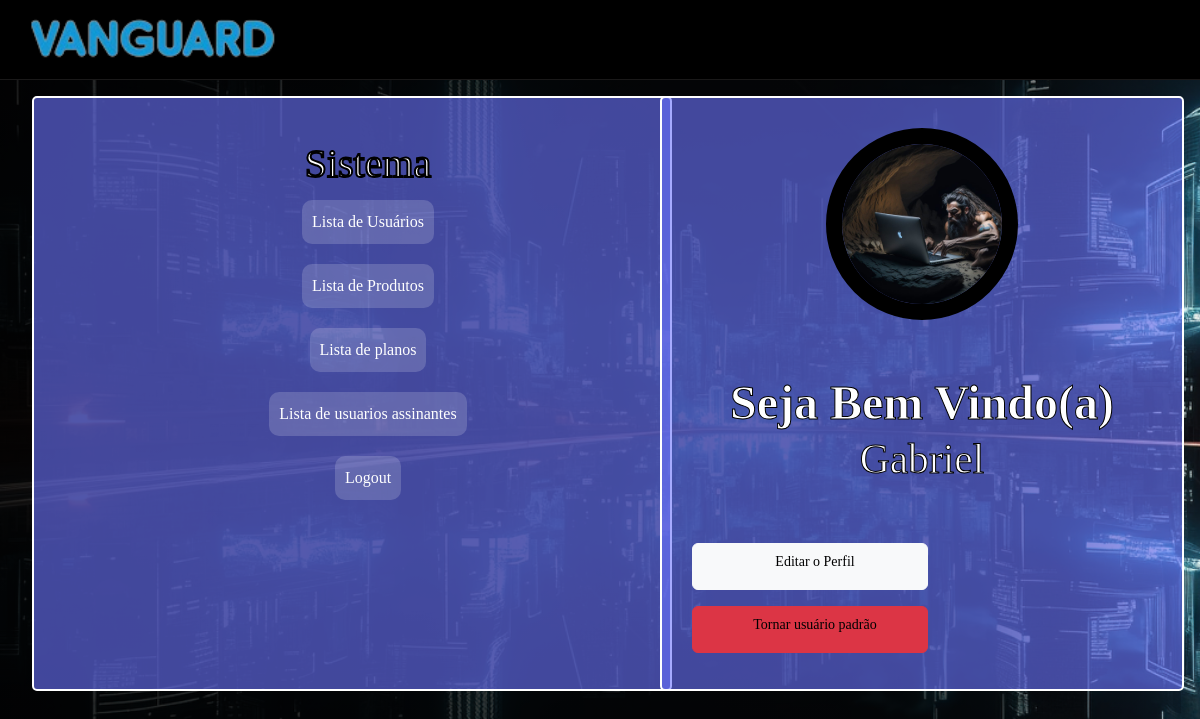
The page /dashboard.php (signed in) on the database its author committed.
### tables this page shows
CREATE TABLE `usuario` (
  `usuario_id` int(11) NOT NULL,
  `nome` varchar(50) NOT NULL,
  `dt_nasc` date NOT NULL,
  `email` varchar(150) NOT NULL,
  `senha` varchar(100) NOT NULL,
  `cpf` char(11) NOT NULL,
  `foto` text DEFAULT NULL,
  `estado_id` int(11) NOT NULL,
  `cidade_id` int(11) NOT NULL,
  `is_admin` tinyint(1) NOT NULL,
  `plano_id` int(11) NOT NULL
);

### dashboard.php (the view, shortened to what this page needs)
<?php
include_once('src/php/conexao.php');
$logado = $_SESSION['email'];
$sql = "SELECT * FROM usuario WHERE email = ? LIMIT 1";
$stmtUser = $conn->prepare($sql);
$stmtUser->bind_param("s", $logado);
$stmtUser->execute();
$resultUser = $stmtUser->get_result();
if ($resultUser->num_rows > 0) {
    $row = $resultUser->fetch_assoc();
    $user_Id = $row['usuario_id'];
    $nomeUsuario = htmlspecialchars($row['nome']);
    $fotoUsuario = htmlspecialchars($row['foto']) ?: 'default.png';
} else {
    $nomeUsuario = 'Usuário';
    $fotoUsuario = 'default.png';
}
?>
<!DOCTYPE html>
<html lang="pt-br">
<head>
    <link rel="stylesheet" href="src/css/index-dashboard.css">
    <link rel="stylesheet" href="src/css/style-dashboard.css">
    <link href="https://fonts.cdnfonts.com/css/codygoon" rel="stylesheet">
    <link href="https://cdn.jsdelivr.net/npm/bootstrap@5.3.3/dist/css/bootstrap.min.css" rel="stylesheet"
>
</head>
<body>
    <header class="cabecalho">
        <div class="logo">
            <img src="src/imagem/logos/VanguardLogo - titulo.png" alt="Logo da Vanguard" />
        </div>
    </header>
    <main class="home">
        <div class="painel">
            <h1 class="titulo">Sistema</h1>
            <ul class="lista">
                <li><button><a href="contas.php">Lista de Usuários</a></button></li>
                <li><button><a href="estoque.php">Lista de Produtos</a></button></li>
                <li><button><a href="plano.php">Lista de planos</a></button></li>
                <li><button><a href="log.php">Lista de usuarios assinantes</a></button></li>
                <li><button><a href="src/php/logout.php">Logout</a></button></li>
            </ul>
        </div>
        <form class="perfil" method="post">
            <?php if (isset($user_Id) && !empty($fotoUsuario)): ?>
                <div class="area-foto">
                    <img src="src/imagem/pessoas/<?php echo htmlspecialchars($fotoUsuario); ?>" alt="">
                </div>
                <div class="info">
                    <h1 class="bem-vindo">Seja Bem Vindo(a)</h1>
                    <h2 class='nome'>
                        <p><?php echo htmlspecialchars($nomeUsuario); ?></p>
                    </h2>
                    <ul class="nav nav-pills">
                        <li class="nav-item">
                            <a href="editarPerfilADM.php?usuario_id=<?php echo $user_Id; ?>" class="btn btn-light"
                                title="Editar">
                                <p class="editar">Editar o Perfil</p>
                            </a>
                        </li>
                        <li class="nav-item">
                            <a id="removeAdmBtn" class="btn btn-danger">
                                <p class="editar">Tornar usuário padrão</p>
                            </a>
                    </ul>
                </div>
            </form>
        <?php endif; ?>
    </main>
</body>
</html>

### src/css/index-dashboard.css (style rules this page uses)
* { margin: 0; padding: 0; box-sizing: border-box; }
body { overflow-x: hidden; background-image: url(../imagem/Fundo/fundo-dashboard.png); background-size:cover; margin: 3px; flex: 1 1 100vw; flex-wrap: wrap; }
ul { list-style: none; }
a { text-decoration: none; color: inherit; }

### src/css/style-dashboard.css (style rules this page uses)
.cabecalho { height: 80px; background-color: rgb(0, 0, 0); display: flex; flex: 1 1 100vw; justify-content: space-between; align-items: center; padding: 0 30px; border-bottom: 1px solid rgb(26, 25, 25); }
.cabecalho .logo { display: flex; gap: 30px; height: 55px; }
.home { display: flex; position: relative; min-height: calc(100vh - 80px); overflow: hidden; }
.home::before { content: ""; position: absolute; top: 0; left: 0; width: 100%; height: 100%; opacity: 1; z-index: 1; }
.home::after { content: ''; position: absolute; height: 100%; width: 100%; background: linear-gradient(90deg, rgba(0, 0, 0, .85), rgba(0, 0, 0, .7) 80%, transparent 100%); }
.home .painel { display: flex; margin: 1pc; margin-left: 2pc; width: 40pc; height: 30px; font-family: 'Codygoon'; border: solid 2px #fff; border-radius: 5px; background: rgba(108, 116, 255, 0.604); position: absolute; z-index: 1; min-height: calc(80vh - 45px); flex-direction: column; gap: 10px; padding: 10px 5px 10px 5px; max-width: 750px; }
.home .painel .titulo { align-self: center; text-align: center; color: #fff; margin-left: 2pc; margin-top: 2pc; -webkit-text-stroke-width: 2px; -webkit-text-stroke-color: black; }
.home .painel .lista { margin-top: -1pc; }
.home .painel .lista button { border-radius: 10px; margin: 10px 0px 10px 0px; padding: 10px; background: #ffffff2b; border: none; }
.home .painel .lista button a { text-decoration: none; color: #fff; }
.home .painel li { display: flex; align-items: center; justify-content: center; }
.home .perfil { display: grid; margin: 1pc; margin-left: 55%; width: 40pc; height: 30px; font-family: 'Codygoon'; border: solid 2px #fff; border-radius: 5px; background: rgba(108, 116, 255, 0.604); position: relative; z-index: 1; min-height: calc(80vh - 45px); gap: 10pc; padding: 30px; max-width: 750px; }
.home .perfil .area-foto { display: flex; position: relative; background-color: black; width: 12pc; height: 12pc; overflow: hidden; border-radius: 100%; border: solid black 1pc; justify-self: center; }
.home .perfil .info { display: grid; text-decoration: none; justify-content: center; text-align: center; }
.home .perfil .info ul { gap: 9px; }
.home .perfil .info .bem-vindo { margin-top: -9pc; color: #fff; font-weight: bold; -webkit-text-stroke-width: 1px; -webkit-text-stroke-color: black; font-size: 3pc; }
.home .perfil .info .nome { font-size: 2.6pc; margin-top: -6pc; color: #fff; -webkit-text-stroke-width: 1px; -webkit-text-stroke-color: black; }
.home .perfil .info .editar { width: 200px; height: 30px; margin: -2px 0px 5px 0px; margin-left: 10px; padding: 3px 2px 3px 2px; float: right; font-size: 14px; color: black; }

### rows shown on the page
usuario: foto (picture), nome "Gabriel"
